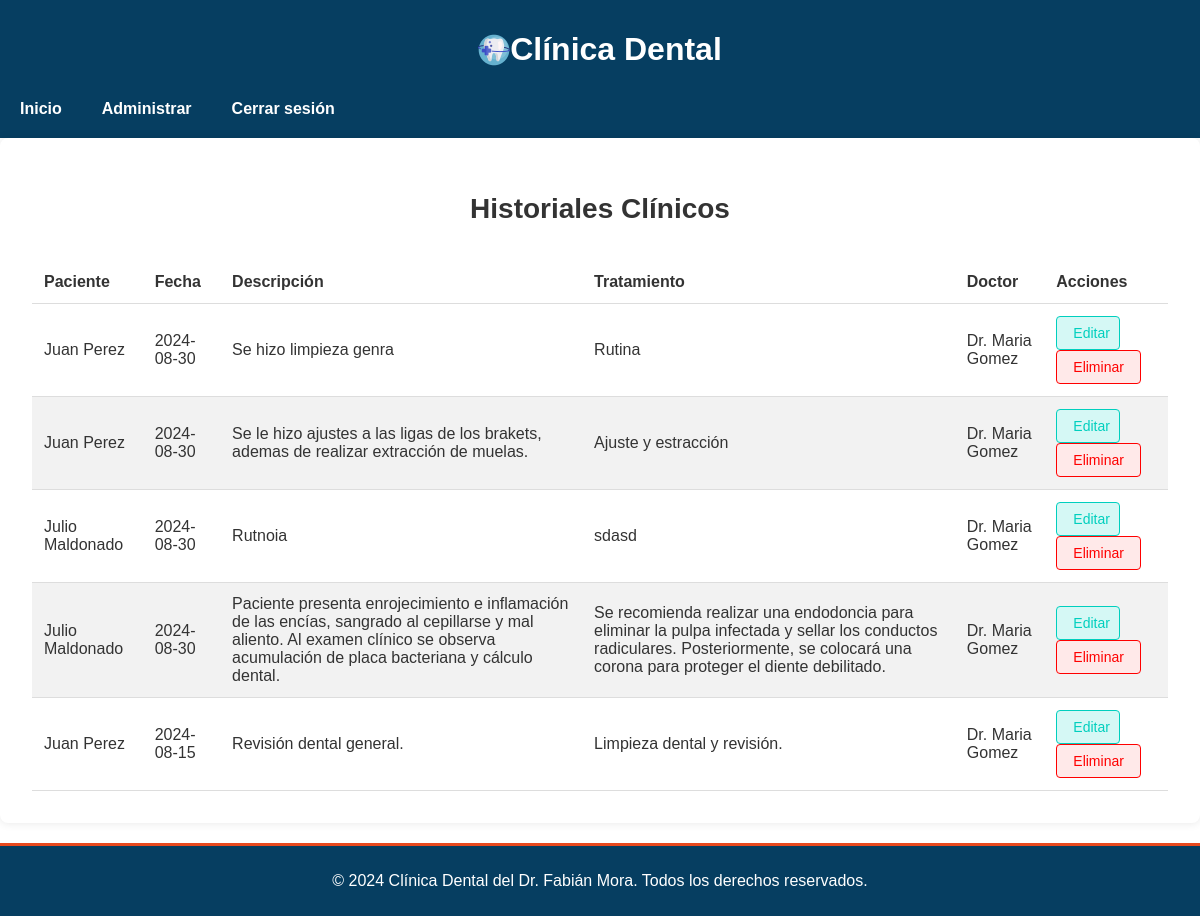
The page /Admin/ver_historial.php (signed in) on the database its author committed.
### tables this page shows
CREATE TABLE `historial_clinico` (
  `id` int(11) NOT NULL,
  `paciente_id` int(11) NOT NULL,
  `fecha` date NOT NULL,
  `descripcion` text DEFAULT NULL,
  `tratamiento` text DEFAULT NULL,
  `doctor_id` int(11) NOT NULL
);

CREATE TABLE `usuarios` (
  `id` int(11) NOT NULL,
  `nombre` varchar(100) NOT NULL,
  `email` varchar(100) NOT NULL,
  `contrasena` varchar(255) NOT NULL,
  `rol` enum('paciente','doctor','administrador') NOT NULL,
  `fecha_creacion` timestamp NOT NULL DEFAULT current_timestamp(),
  `direccion` varchar(255) NOT NULL,
  `telefono` varchar(255) NOT NULL,
  `fecha_nacimiento` date DEFAULT NULL
);

CREATE TABLE `doctores` (
  `id` int(11) NOT NULL,
  `usuario_id` int(11) DEFAULT NULL,
  `especialidad` varchar(100) DEFAULT NULL,
  `sede_id` int(11) DEFAULT NULL,
  `telefono` varchar(20) DEFAULT NULL,
  `nombre` varchar(100) DEFAULT NULL,
  `direccion` varchar(255) NOT NULL,
  `email` varchar(255) DEFAULT NULL,
  `fecha_nacimiento` date DEFAULT NULL
);

### Admin/ver_historial.php (the view, shortened to what this page needs)
<?php
require '../Conexion/conexion.php';
try {
    $stmt = $pdo->prepare('
        SELECT historial_clinico.id, historial_clinico.fecha, historial_clinico.descripcion, historial_clinico.tratamiento,
               doctores.nombre AS doctor, usuarios.nombre AS paciente
        FROM historial_clinico
        JOIN doctores ON historial_clinico.doctor_id = doctores.id
        JOIN pacientes ON historial_clinico.paciente_id = pacientes.id
        JOIN usuarios ON pacientes.usuario_id = usuarios.id
        ORDER BY historial_clinico.fecha DESC
    ');
    $stmt->execute();
    $historiales = $stmt->fetchAll(PDO::FETCH_ASSOC);
} catch (PDOException $e) {
    die('Error en la consulta: ' . $e->getMessage());
}
?>
<!DOCTYPE html>
<html lang="es">
<head>
    <link rel="stylesheet" href="/css/styles.css">
</head>
<body>
<header class="header">
        <div class="container">
            <h1 class="logo">
                <img src="/Imagenes/odontologia.png" alt="Logo de Clínica Dental">
                Clínica Dental
            </h1>
            <nav class="nav">
                <ul class="nav-list">
                    <li class="nav-item">
                        <a href="principalAdmin.php" class="nav-link">Inicio</a>
                    </li>
                    <li class="nav-item dropdown">
                        <a href="#" class="nav-link">Administrar</a>
                    </li>
                    <li class="nav-item">
                        <a href="../logout.php" class="nav-link">Cerrar sesión</a>
                    </li>
                </ul>
            </nav>
        </div>
    </header>
    <main>
        <section class="container-principal">
            <h2>Historiales Clínicos</h2>
            <table class="table">
                <thead>
                    <tr>
                        <th>Paciente</th>
                        <th>Fecha</th>
                        <th>Descripción</th>
                        <th>Tratamiento</th>
                        <th>Doctor</th>
                        <th>Acciones</th>
                    </tr>
                </thead>
                <tbody>
                    <?php if (count($historiales) > 0): ?>
                        <?php foreach ($historiales as $historial): ?>
                            <tr>
                                <td><?php echo htmlspecialchars($historial['paciente']); ?></td>
                                <td><?php echo htmlspecialchars($historial['fecha']); ?></td>
                                <td><?php echo htmlspecialchars($historial['descripcion']); ?></td>
                                <td><?php echo htmlspecialchars($historial['tratamiento']); ?></td>
                                <td><?php echo htmlspecialchars($historial['doctor']); ?></td>
                                <td>
                                    <a href="editar_historial.php?id=<?php echo htmlspecialchars($historial['id']); ?>" class="btn-editar">Editar</a>
                                    <button class="btn-eliminar" data-id="<?php echo htmlspecialchars($historial['id']); ?>" class="btn-eliminar" data-accion="eliminar" onclick="return confirm('¿Estás seguro de que deseas eliminar este historial?');">Eliminar</button>
                                </td>
                            </tr>
                        <?php endforeach; ?>
                    <?php else: ?>
                        <tr>
                            <td colspan="6">No hay historiales clínicos disponibles.</td>
                        </tr>
                    <?php endif; ?>
                </tbody>
            </table>
        </section>
    </main>
</body>
<footer class="footer">
    <div class="container">
        <p>&copy; 2024 Clínica Dental del Dr. Fabián Mora. Todos los derechos reservados.</p>
    </div>
</footer>
</html>

### css/styles.css (style rules this page uses)
body { font-family: 'Arial', sans-serif; margin: 0; padding: 0; }
.header { background: #063e61; color: #fff; padding: 10px 0; justify-content: center; }
.header .logo { display: flex; align-items: center; justify-content: center; }
.header .logo img { max-width: 120px; height: auto; }
.nav { display: flex; justify-content: left; }
.nav .nav-list { list-style: none; padding: 0; margin: 0; text-align: left; display: flex; }
.nav .nav-item { position: relative; }
.nav .nav-link { text-decoration: none; color: #fff; padding: 10px 20px; display: block; font-weight: bold; transition: background 0.3s, color 0.3s; }
body { font-family: 'Arial', sans-serif; color: #333; margin: 0; padding: 0; }
footer { background: #063e61; color: #ffffff; text-align: center; padding: 10px 0; margin-top: 20px; border-top: #e8491d 3px solid; }
.table { width: 100%; height: 100%; border-collapse: collapse; margin-top: 20px; }
.table th, .table td { padding: 12px; text-align: left; border-bottom: 1px solid #ddd; }
.table th { background-color: none; color: #333; font-weight: bold; }
.table tr:nth-child(even) { background-color: #f2f2f2; }
button.btn-eliminar { display: inline-block; padding: 0.5rem 1rem; font-size: 0.875rem; color: #ff0000; background-color: #ffe9e9; border: 1px solid #ff0000; border-radius: 4px; text-decoration: none; transition: background-color 0.3s, color 0.3s; }
.btn-editar { display: inline-block; padding: 0.5rem 1rem; width: 30%; font-size: 0.875rem; text-align: center; color: #00cfbe; background-color: #d5f8f5; border: 1px solid #00cfbe; border-radius: 4px; text-decoration: none; transition: background-color 0.3s, color 0.3s; }
.btn-eliminar { display: inline-block; padding: 0.5rem 1rem; font-size: 0.875rem; color: #ff0000; background-color: #ffe9e9; border: 1px solid #ff0000; border-radius: 4px; text-decoration: none; transition: background-color 0.3s, color 0.3s; }
.container-principal { padding: 2rem; max-width: 1200px; margin: 0 auto; background-color: #ffffff; border-radius: 8px; box-shadow: 0 0 10px rgba(0, 0, 0, 0.1); position: relative; min-height: 600px; display: flex; flex-direction: column; }
h2 { font-size: 1.75rem; color: #333; margin-bottom: 1rem; text-align: center; }

### rows shown on the page
historial_clinico: usuarios.nombre "Juan Perez", fecha "2024-08-30", descripcion "Se hizo limpieza genra", tratamiento "Rutina", doctor.nombre "Dr. Maria Gomez"
historial_clinico: usuarios.nombre "Juan Perez", fecha "2024-08-30", descripcion "Se le hizo ajustes a las ligas de los brakets, ademas de realizar extracción de muelas.", tratamiento "Ajuste y estracción", doctor.nombre "Dr. Maria Gomez"
historial_clinico: usuarios.nombre "Julio Maldonado", fecha "2024-08-30", descripcion "Rutnoia", tratamiento "sdasd", doctor.nombre "Dr. Maria Gomez"
historial_clinico: usuarios.nombre "Julio Maldonado", fecha "2024-08-30", descripcion "Paciente presenta enrojecimiento e inflamación de las encías, sangrado al cepillarse y mal aliento. Al examen clínico se observa acumulación de placa bacteriana y cálculo dental.", tratamiento "Se recomienda realizar una endodoncia para eliminar la pulpa infectada y sellar los conductos radiculares. Posteriormente, se colocará una corona para proteger el diente debilitado.", doctor.nombre "Dr. Maria Gomez"
historial_clinico: usuarios.nombre "Juan Perez", fecha "2024-08-15", descripcion "Revisión dental general.", tratamiento "Limpieza dental y revisión.", doctor.nombre "Dr. Maria Gomez"
